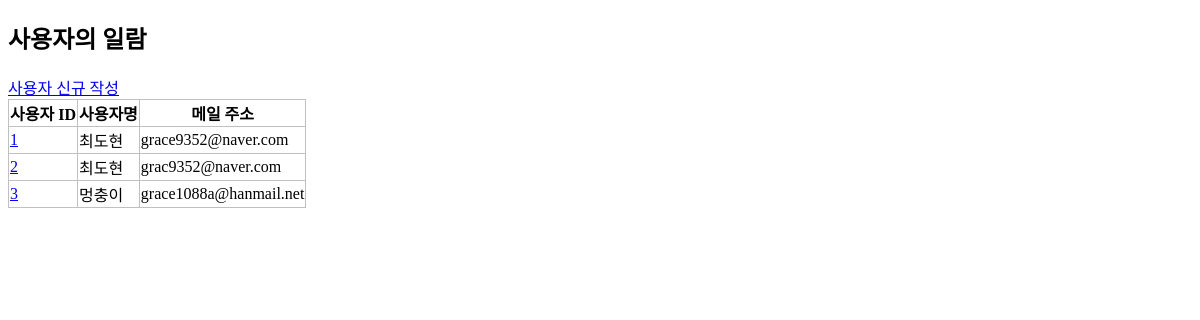
Page /crud/users on the earlier database version.
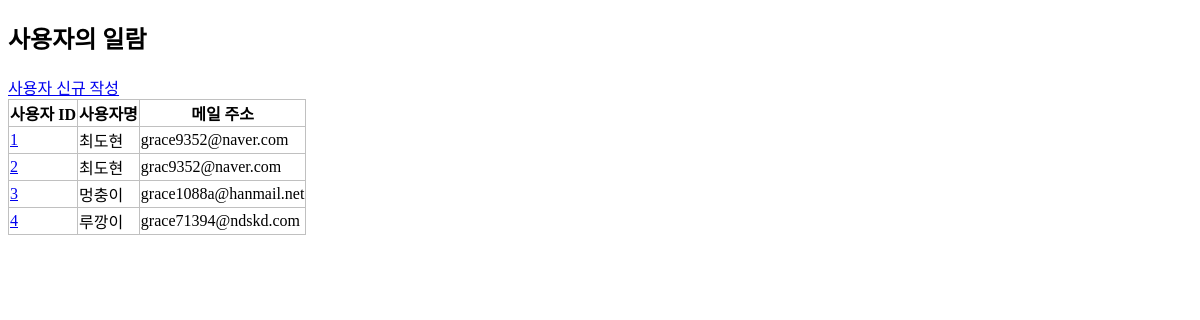
Same page on the later database version.
### apps/crud/models.py (models this page shows, shortened)
class User(db.Model):
    __tablename__ = "users"
    id = db.Column(db.Integer,primary_key=True)
    username = db.Column(db.String, index=True)
    email = db.Column(db.String, unique=True, index=True)
    password_hash = db.Column(db.String) # password_hash 암호화해서 저장
    created_at = db.Column(db.DateTime, default=datetime.now)
    updated_at = db.Column(
        db.DateTime, default=datetime.now, onupdate=datetime.now
    )
    @property
    def password(self):
        raise AttributeError("읽어 들일 수 없음")

### apps/crud/views.py (the view)
@crud.route("/users")
def users():
    users = User.query.all()
    return render_template("crud/index.html", users=users )

### apps/crud/templates/crud/index.html (shortened to what this page needs)
<!DOCTYPE html>
<html lang="ko">
<head>
    <link rel="stylesheet" href="{{ url_for('crud.static', filename='style.css') }}"
    />
</head>
<body>
  {% extends "crud/base.html" %}
  {% block content %}
  <h2>사용자의 일람</h2>
  <a href="{{ url_for('crud.create_user') }}">사용자 신규 작성 </a>
  <table>
        <tr>
            <th>사용자 ID</th>
            <th>사용자명</th>
            <th>메일 주소</th>
        </tr>
        {% for user in users %}
        <tr>
            <td>
            <a href="{{ url_for('crud.edit_user', user_id=user.id) }}">{{ user.id }}</a>
            </td>
            <td>{{ user.username }}</td>
            <td>{{ user.email }}</td>
        </tr>
        {% endfor %}
  </table>
  {% endblock %}

### apps/crud/templates/crud/base.html (shortened to what this page needs)
<!DOCTYPE html>
<html lang="ko">
<head>
    <link rel="stylesheet" href="{{ url_for('crud.static', filename='style.css') }}"/>
</head>
<body>
    {% block content %}{% endblock %}
</body>
</html>

### apps/crud/static/style.css (style rules this page uses)
table { border-collapse: collapse; }
table, th, td { border: 1px solid #c0c0c0; }

Differences in the rows shown:
added User: id "4", username "루깡이", email "grace71394@ndskd.com"
